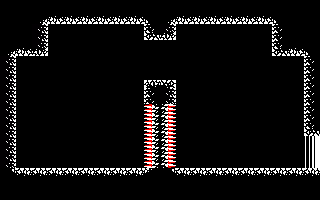

Rendered tile map (Tiled .tmx) drawn with the repository's tilesets; below, a short description and the full map source, tile grids included:
An orthogonal 20x25 tile map with 16x8 px tiles, 1 tile layer (Capa de Patrones 1).

<map version="1.2" tiledversion="1.2.4" orientation="orthogonal" renderorder="right-down" width="20" height="25" tilewidth="16" tileheight="8" infinite="0" nextlayerid="2" nextobjectid="1">
 <tileset firstgid="1" source="tileset.tsx" />
 <layer id="1" name="Capa de Patrones 1" width="20" height="25">
  <data encoding="csv">
1,1,1,1,1,1,1,1,1,1,1,1,1,1,1,1,1,1,1,1,
1,1,1,1,1,1,1,1,1,1,1,1,1,1,1,1,1,1,1,1,
1,1,19,13,13,13,13,13,13,20,19,13,13,13,13,13,13,20,1,1,
1,1,14,1,1,1,1,1,1,10,14,1,1,1,1,1,1,10,1,1,
1,1,14,1,1,1,1,1,1,15,16,1,1,1,1,1,1,10,1,1,
1,1,14,1,1,1,1,1,1,1,1,1,1,1,1,1,1,10,1,1,
19,13,16,1,1,1,1,1,1,1,1,1,1,1,1,1,1,15,13,20,
14,1,1,1,1,1,1,1,1,1,1,1,1,1,1,1,1,1,1,10,
14,1,1,1,1,1,1,1,1,1,1,1,1,1,1,1,1,1,1,10,
14,1,1,1,1,1,1,1,1,1,1,1,1,1,1,1,1,1,1,10,
14,1,1,1,1,1,1,1,1,11,12,1,1,1,1,1,1,1,1,10,
14,1,1,1,1,1,1,1,1,10,14,1,1,1,1,1,1,1,1,10,
14,1,1,1,1,1,1,1,1,10,14,1,1,1,1,1,1,1,1,10,
14,1,1,1,1,1,1,1,1,17,18,1,1,1,1,1,1,1,1,10,
14,1,1,1,1,1,1,1,1,17,18,1,1,1,1,1,1,1,1,10,
14,1,1,1,1,1,1,1,1,17,18,1,1,1,1,1,1,1,1,10,
14,1,1,1,1,1,1,1,1,17,18,1,1,1,1,1,1,1,1,15,
14,1,1,1,1,1,1,1,1,17,18,1,1,1,1,1,1,1,1,5,
14,1,1,1,1,1,1,1,1,17,18,1,1,1,1,1,1,1,1,5,
14,1,1,1,1,1,1,1,1,17,18,1,1,1,1,1,1,1,1,5,
14,1,1,1,1,1,1,1,1,17,18,1,1,1,1,1,1,1,1,5,
23,9,9,9,9,9,9,9,9,24,23,9,9,9,9,9,9,9,9,9,
1,1,1,1,1,1,1,1,1,1,1,1,1,1,1,1,1,1,1,1,
1,1,1,1,1,1,1,1,1,1,1,1,1,1,1,1,1,1,1,1,
1,1,1,1,1,1,1,1,1,1,1,1,1,1,1,1,1,1,1,1
</data>
 </layer>
</map>
